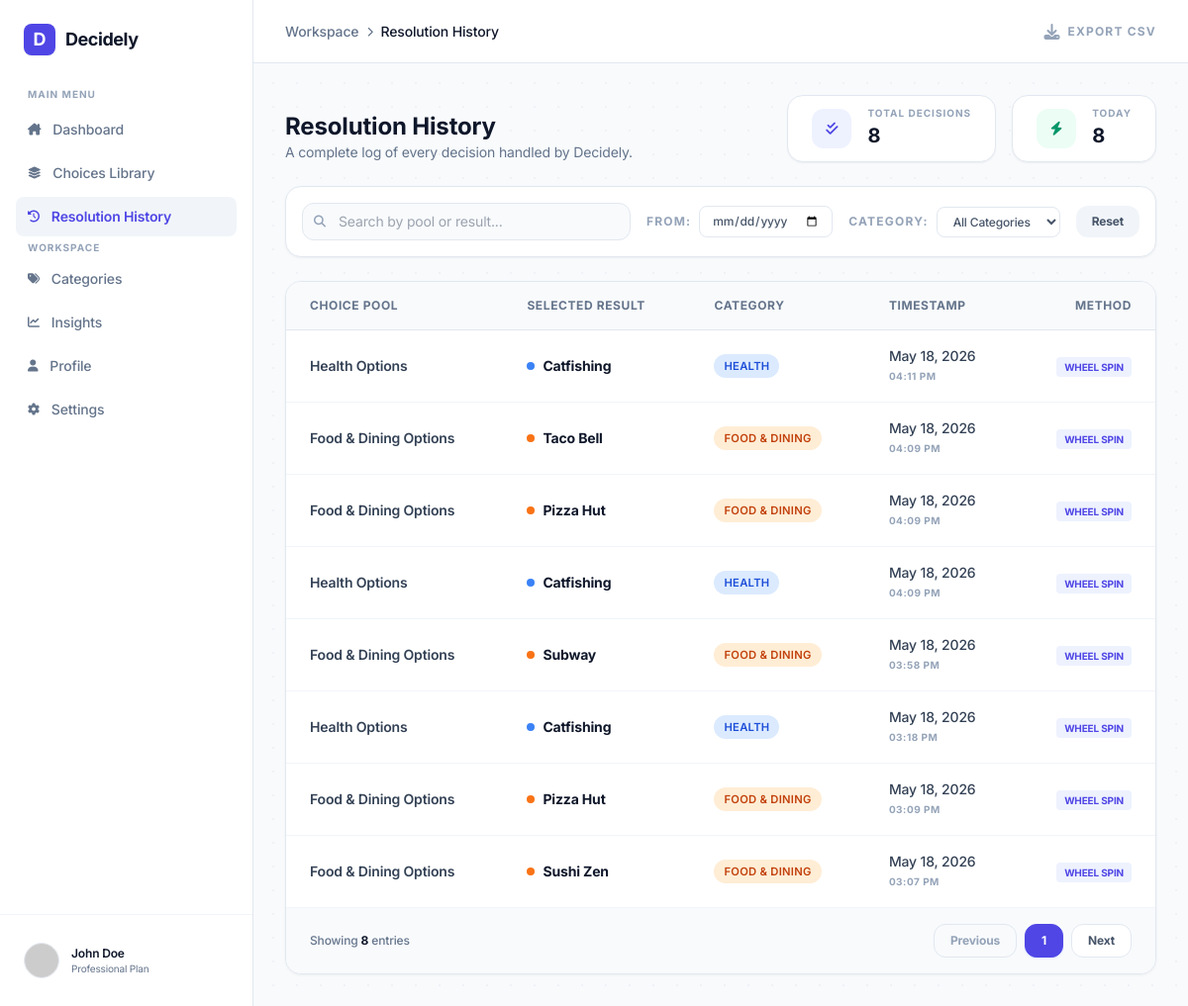
Before: /history/ with the older database file.
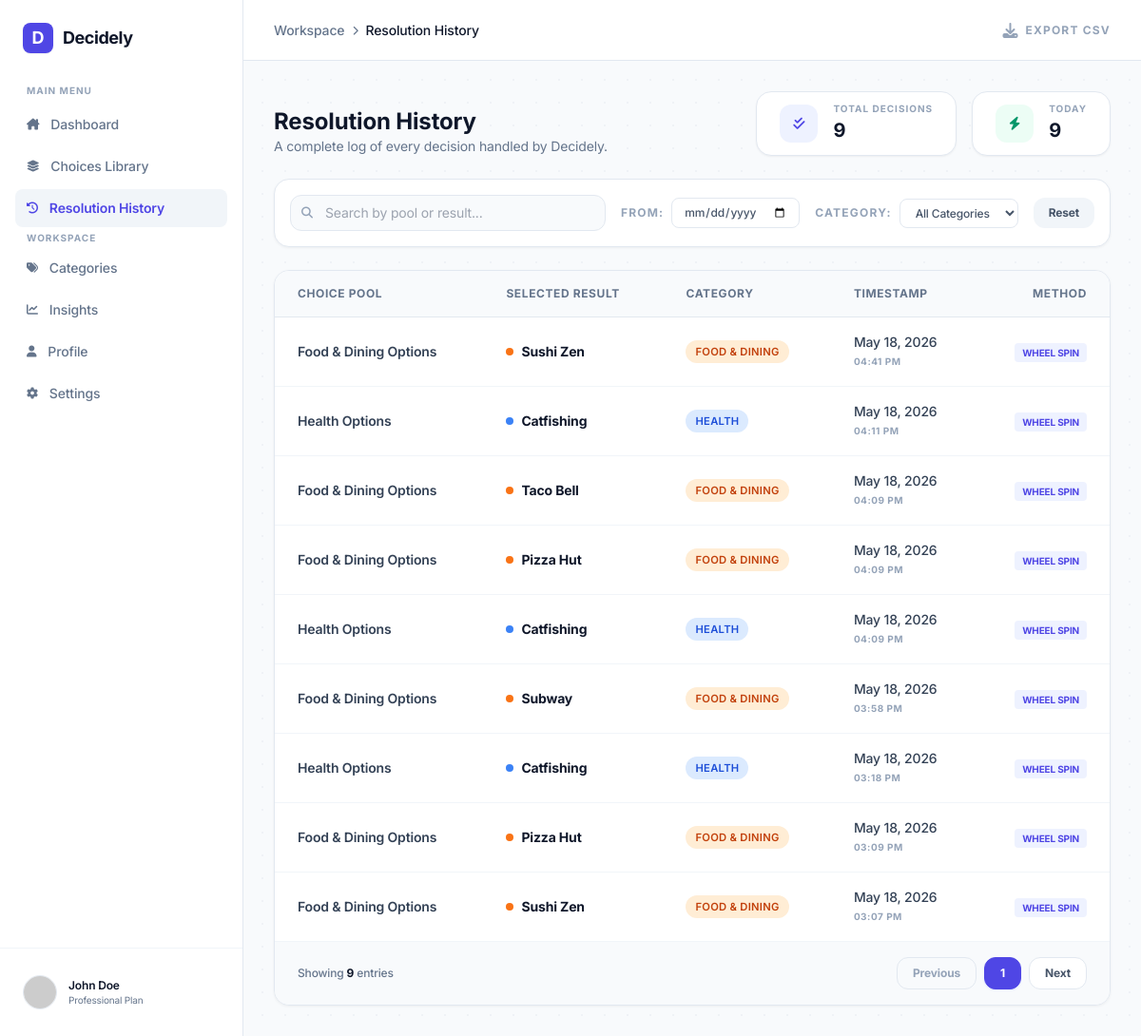
After: the same page with the newer database file.
### core/models.py (models this page shows, shortened)
class DecisionHistory(models.Model):
    selected_choice = models.ForeignKey(Choice, on_delete=models.CASCADE, related_name='decisions')
    category = models.ForeignKey(Category, on_delete=models.CASCADE, related_name='decisions')
    timestamp = models.DateTimeField(auto_now_add=True)
    class Meta:
        verbose_name_plural = "Decision Histories"

class Category(models.Model):
    name = models.CharField(max_length=100, unique=True)
    class Meta:
        verbose_name_plural = "Categories"

class Choice(models.Model):
    name = models.CharField(max_length=255)
    category = models.ForeignKey(Category, on_delete=models.CASCADE, related_name='choices')
    created_at = models.DateTimeField(auto_now_add=True)

### core/views.py (the view)
# urls.py: path('history/', views.history, name='history'),
def history(request):
    from django.utils import timezone
    history_records = DecisionHistory.objects.all().order_by('-timestamp')
    total_count = history_records.count()
    today_start = timezone.now().replace(hour=0, minute=0, second=0, microsecond=0)
    today_count = history_records.filter(timestamp__gte=today_start).count()
    categories_list = Category.objects.all().order_by('name')
    return render(request, 'history.html', {
        'history': history_records,
        'total_count': total_count,
        'today_count': today_count,
        'categories': categories_list
    })

### core/context_processors.py (called while the page is built)
def global_settings(request):
    settings, _ = Settings.objects.get_or_create(pk=1)
    return {'app_settings': settings}

### templates/history.html (shortened to what this page needs)
{% extends 'base.html' %}
{% load static %}
{% block active_history %}active{% endblock %}
{% block content %}
<header class="h-16 bg-white border-b border-slate-200 flex items-center justify-between px-8 sticky top-0 z-10">
    <div class="flex items-center gap-2 text-sm text-slate-500 font-medium">
        <span>Workspace</span>
        <i class="fa-solid fa-chevron-right text-[10px]"></i>
        <span class="text-slate-900">Resolution History</span>
    </div>
    <div class="flex items-center gap-4">
        <a href="{% url 'core:export_csv' %}" class="text-slate-400 hover:text-slate-600 transition-colors flex items-center">
            <i class="fa-solid fa-download mr-2"></i>
            <span class="text-xs font-bold uppercase tracking-widest">Export CSV</span>
        </a>
    </div>
</header>
<div class="p-8 max-w-7xl mx-auto space-y-6">
    <div class="flex flex-col md:flex-row md:items-end justify-between gap-6">
        <div>
            <h1 class="text-2xl font-bold text-slate-900">Resolution History</h1>
            <p class="text-slate-500 text-sm">A complete log of every decision handled by Decidely.</p>
        </div>
        <div class="flex gap-4">
            <div class="bg-white border border-slate-200 px-6 py-3 rounded-2xl shadow-sm flex items-center gap-4">
                <div class="w-10 h-10 bg-indigo-50 text-indigo-600 rounded-xl flex items-center justify-center">
                    <i class="fa-solid fa-check-double text-sm"></i>
                </div>
                <div>
                    <p class="text-[10px] font-bold text-slate-400 uppercase tracking-widest leading-none mb-1">Total Decisions</p>
                    <p class="text-xl font-bold text-slate-900">{{ total_count }}</p>
                </div>
            </div>
            <div class="bg-white border border-slate-200 px-6 py-3 rounded-2xl shadow-sm flex items-center gap-4">
                <div class="w-10 h-10 bg-emerald-50 text-emerald-600 rounded-xl flex items-center justify-center">
                    <i class="fa-solid fa-bolt text-sm"></i>
                </div>
                <div>
                    <p class="text-[10px] font-bold text-slate-400 uppercase tracking-widest leading-none mb-1">Today</p>
                    <p class="text-xl font-bold text-slate-900">{{ today_count }}</p>
                </div>
            </div>
        </div>
    </div>
    <div class="pro-card rounded-2xl p-4 flex flex-wrap items-center gap-4">
        <div class="flex-1 min-w-[200px] relative">
            <i class="fa-solid fa-magnifying-glass absolute left-3 top-1/2 -translate-y-1/2 text-slate-400 text-xs"></i>
            <input type="text" id="historySearchInput" placeholder="Search by pool or result..." class="w-full pl-9 pr-4 py-2 bg-slate-50 border border-slate-200 rounded-xl text-sm focus:bg-white transition-all">
        </div>
        <div class="flex items-center gap-2">
            <span class="text-xs font-bold text-slate-400 uppercase tracking-widest">From:</span>
            <input type="date" id="historyDateInput" class="bg-white rounded-lg px-3 py-1.5 text-xs font-medium text-slate-600">
        </div>
        <div class="flex items-center gap-2">
            <span class="text-xs font-bold text-slate-400 uppercase tracking-widest">Category:</span>
            <select id="historyCategoryFilter" class="bg-white rounded-lg px-3 py-1.5 text-xs font-medium text-slate-600">
                <option value="">All Categories</option>
            </select>
        </div>
        <button id="historyResetBtn" class="bg-slate-100 hover:bg-slate-200 text-slate-600 px-4 py-2 rounded-xl text-xs font-bold transition-colors">
            Reset
        </button>
    </div>
    <div class="pro-card rounded-2xl overflow-hidden">
        <table class="w-full text-left text-sm">
            <thead>
                <tr class="bg-slate-50 border-b border-slate-200">
                    <th class="px-6 py-4 font-bold text-slate-500 text-xs uppercase tracking-wider">Choice Pool</th>
                    <th class="px-6 py-4 font-bold text-slate-500 text-xs uppercase tracking-wider">Selected Result</th>
                    <th class="px-6 py-4 font-bold text-slate-500 text-xs uppercase tracking-wider">Category</th>
                    <th class="px-6 py-4 font-bold text-slate-500 text-xs uppercase tracking-wider">Timestamp</th>
                    <th class="px-6 py-4 font-bold text-slate-500 text-xs uppercase tracking-wider text-right">Method</th>
                </tr>
            </thead>
            <tbody class="divide-y divide-slate-100">
                {% for record in history %}
                <tr class="hover:bg-slate-50/50 dark:hover:bg-slate-800/50 transition-colors group history-row" data-category-id="{{ record.category.id }}" data-pool="{{ record.category.name|lower }}" data-result="{{ record.selected_choice.name|lower }}" data-date="{{ record.timestamp|date:'Y-m-d' }}">
                    <td class="px-6 py-4">
                        <span class="font-semibold text-slate-700">{{ record.category.name }} Options</span>
                    </td>
                    <td class="px-6 py-4">
                        <div class="flex items-center gap-2">
                            <div class="w-2 h-2 rounded-full
                                {% if record.category.name == 'Food & Dining' %}bg-orange-500
                                {% elif record.category.name == 'Health' %}bg-blue-500
                                {% elif record.category.name == 'Entertainment' %}bg-purple-500
                                {% elif record.category.name == 'Work' %}bg-green-500
                                {% else %}bg-slate-400{% endif %}">
                            </div>
                            <span class="font-bold text-slate-900">{{ record.selected_choice.name }}</span>
                        </div>
                    </td>
                    <td class="px-6 py-4">
                        <span class="status-pill
                            {% if record.category.name == 'Food & Dining' %}bg-orange-100 text-orange-700
                            {% elif record.category.name == 'Health' %}bg-blue-100 text-blue-700
                            {% elif record.category.name == 'Entertainment' %}bg-purple-100 text-purple-700
                            {% elif record.category.name == 'Work' %}bg-green-100 text-green-700
                            {% else %}bg-slate-100 text-slate-700{% endif %}">
                            {{ record.category.name }}
                        </span>
                    </td>
                    <td class="px-6 py-4">
                        <div class="flex flex-col">
                            <span class="text-slate-700 font-medium">{{ record.timestamp|date:"M d, Y" }}</span>
                            <span class="text-[10px] text-slate-400 font-bold uppercase tracking-wider">{{ record.timestamp|date:"h:i A" }}</span>
                        </div>
                    </td>
                    <td class="px-6 py-4 text-right">
                        <span class="text-[10px] font-bold text-indigo-600 bg-indigo-50 px-2 py-1 rounded">WHEEL SPIN</span>
                    </td>
                </tr>
                {% empty %}
                <tr>
                    <td colspan="5" class="px-6 py-8 text-center text-slate-400 italic">
                        No decisions resolved yet. Head to the Dashboard to spin the wheel!
                    </td>
                </tr>
                {% endfor %}
            </tbody>
        </table>
        <div class="px-6 py-4 bg-slate-50 border-t border-slate-100 flex items-center justify-between">
            <p class="text-xs text-slate-500 font-medium">Showing <span class="font-bold text-slate-900">{{ history|length }}</span> entries</p>
            <div class="flex gap-2">
                <button class="px-4 py-2 text-xs font-bold border border-slate-200 rounded-xl hover:bg-white transition-colors text-slate-400 cursor-not-allowed">
                    Previous
                </button>
                <button class="px-4 py-2 text-xs font-bold bg-indigo-600 text-white border border-indigo-600 rounded-xl shadow-sm shadow-indigo-100">
                    1
                </button>
                <button class="px-4 py-2 text-xs font-bold bg-white border border-slate-200 rounded-xl hover:bg-slate-50 transition-colors text-slate-600">
                    Next
                </button>
            </div>
        </div>
    </div>
</div>
{% endblock %}

### templates/base.html (shortened to what this page needs)
{% load static %}
<!DOCTYPE html>
<html lang="en" class="{% if app_settings.theme == 'dark' %}dark{% endif %}">
<head>
    <script src="https://cdn.tailwindcss.com"></script>
    <link rel="stylesheet" href="https://cdnjs.cloudflare.com/ajax/libs/font-awesome/6.4.0/css/all.min.css">
    <link rel="stylesheet" href="{% static 'css/global.css' %}?v=1.2">
</head>
<body class="h-screen flex overflow-hidden">
    <aside class="w-64 h-full bg-white border-r border-slate-200 flex flex-col z-20 dark:bg-slate-900 dark:border-slate-800">
        <div class="p-6">
            <div class="flex items-center gap-2.5">
                <div class="w-8 h-8 bg-indigo-600 rounded-lg flex items-center justify-center text-white font-bold text-lg shadow-sm">
                    D
                </div>
                <span class="text-lg font-bold tracking-tight text-slate-900 dark:text-white">Decidely</span>
            </div>
        </div>
        <nav class="flex-1 px-4 py-2 space-y-1">
            <p class="px-3 mb-2 text-[10px] font-bold text-slate-400 uppercase tracking-widest">Main Menu</p>
            <a href="{% url 'core:dashboard' %}" class="sidebar-link {% block active_dashboard %}{% endblock %} flex items-center gap-3 px-3 py-2.5 text-sm font-medium">
                <i class="fa-solid fa-house-chimney text-xs"></i>
                Dashboard
            </a>
            <a href="{% url 'core:choices' %}" class="sidebar-link {% block active_choices %}{% endblock %} flex items-center gap-3 px-3 py-2.5 text-sm font-medium">
                <i class="fa-solid fa-layer-group text-xs"></i>
                Choices Library
            </a>
            <a href="{% url 'core:history' %}" class="sidebar-link {% block active_history %}{% endblock %} flex items-center gap-3 px-3 py-2.5 text-sm font-medium">
                <i class="fa-solid fa-clock-rotate-left text-xs"></i>
                Resolution History
            </a>
            <p class="px-3 mt-8 mb-2 text-[10px] font-bold text-slate-400 uppercase tracking-widest">Workspace</p>
            <a href="{% url 'core:categories' %}" class="sidebar-link {% block active_categories %}{% endblock %} flex items-center gap-3 px-3 py-2.5 text-sm font-medium">
                <i class="fa-solid fa-tags text-xs"></i>
                Categories
            </a>
            <a href="{% url 'core:insights' %}" class="sidebar-link {% block active_insights %}{% endblock %} flex items-center gap-3 px-3 py-2.5 text-sm font-medium">
                <i class="fa-solid fa-chart-line text-xs"></i>
                Insights
            </a>
            <a href="{% url 'core:profile' %}" class="sidebar-link {% block active_profile %}{% endblock %} flex items-center gap-3 px-3 py-2.5 text-sm font-medium">
                <i class="fa-solid fa-user text-xs"></i>
                Profile
            </a>
            <a href="{% url 'core:settings' %}" class="sidebar-link {% block active_settings %}{% endblock %} flex items-center gap-3 px-3 py-2.5 text-sm font-medium">
                <i class="fa-solid fa-gear text-xs"></i>
                Settings
            </a>
        </nav>
        <div class="p-4 mt-auto border-t border-slate-100 dark:border-slate-800">
            <div class="flex items-center gap-3 px-2 py-3">
                <img src="https://placehold.co/40x40/4F46E5/FFFFFF?text=JD"
                    class="w-9 h-9 rounded-full border border-slate-200 dark:border-slate-800" alt="Avatar">
                <div class="overflow-hidden">
                    <p class="text-xs font-semibold text-slate-900 dark:text-white truncate">John Doe</p>
                    <p class="text-[10px] text-slate-500 truncate">Professional Plan</p>
                </div>
            </div>
        </div>
    </aside>
    <main class="flex-1 h-full overflow-y-auto relative bg-slate-50/50 dark:bg-transparent">
        {% block content %}{% endblock %}
    </main>
</body>
</html>

### static/css/global.css (style rules this page uses)
:root { --bg-main: #F8FAFC; --sidebar-bg: #FFFFFF; --accent-primary: #4F46E5; --text-main: #1E293B; --text-muted: #64748B; --border-subtle: #E2E8F0; }
body { font-family: 'Inter', sans-serif; background-color: var(--bg-main); color: var(--text-main); letter-spacing: -0.01em; }
.pro-card { background: var(--sidebar-bg); border: 1px solid var(--border-subtle); box-shadow: 0 1px 3px 0 rgb(0 0 0 / 0.05); transition: transform 0.2s cubic-bezier(0.4, 0, 0.2, 1), box-shadow 0.2s ease; }
.sidebar-link { color: var(--text-muted); transition: all 0.2s ease; border-radius: 8px; }
.sidebar-link:hover, .sidebar-link.active { background-color: #F1F5F9; color: var(--accent-primary); }
.sidebar-link.active { font-weight: 600; }
.status-pill, .status-badge { padding: 2px 10px; border-radius: 12px; font-size: 0.7rem; font-weight: 600; text-transform: uppercase; letter-spacing: 0.025em; display: inline-block; }
input, select { border: 1px solid var(--border-subtle); transition: border-color 0.2s, box-shadow 0.2s; }

Changed rows visible on the page:
added DecisionHistory: category.name "Food & Dining", selected_choice.name "Sushi Zen", category.name "FOOD & DINING", timestamp "May 18, 2026", timestamp "04:41 PM"
Other visible differences:
{{ total_count }}: "8" → "9"
{{ today_count }}: "8" → "9"
{{ history|length }}: "8" → "9"
